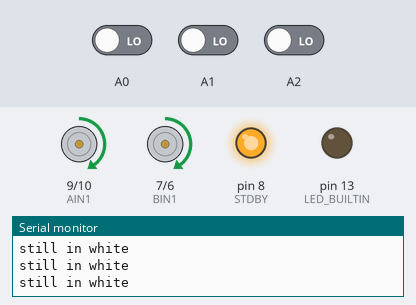
Recording of a sketch running on a simulated Arduino Pro Mini, built with avr-gcc and run on an emulated ATmega328P. Shown: motor-driver pin pairs drawn as motors (green arrow = first pin HIGH = forward, orange = second pin HIGH = backward, longer = more drive, scaled by the enable pin), output pins drawn as LEDs (lit = HIGH), the last lines printed to the serial monitor. Inputs (shaded band) come from the test bench; at power-on: A0 LOW, A2 LOW, A1 LOW.

Above: at 6.2 s.
6.3 s: A0 driven HIGH
At 7.0 s:
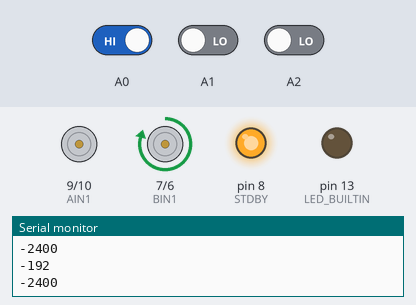
7.8 s: A2 driven HIGH
At 9.0 s:
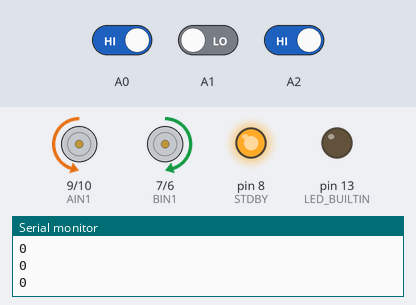
9.3 s: A0 driven LOW
At 10.5 s:
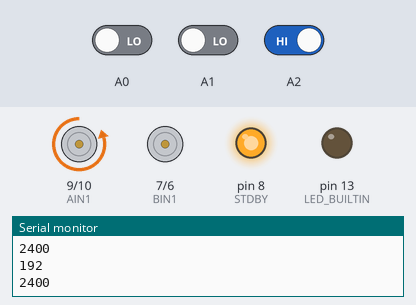
10.8 s: A2 driven LOW
At 11.9 s:
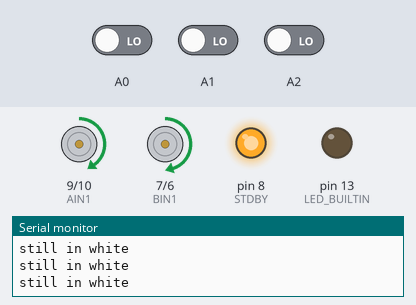
13.8 s: A1 driven HIGH
At 14.2 s:
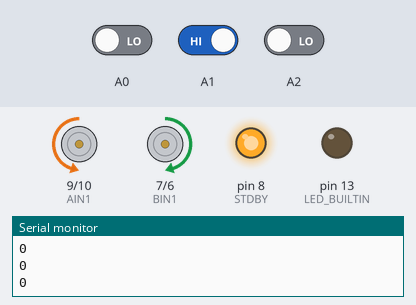
15.3 s: A1 driven LOW
At 16.4 s:
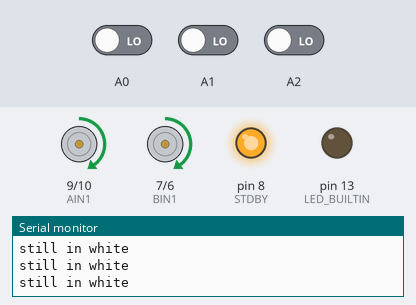
Timing chart, 0 to 18.3 s (numbered marks = the images above; inputs shaded):
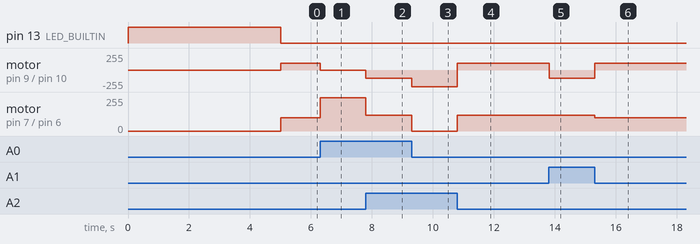

The sketch:

pid_lf_example_ino.ino
```cpp
/*
 * File name: PID_LF_example
 *
 * Hardware requirements: an Arduino Pro Mini
 *                        a QTR-8RC Reflectance Sensor Array
 *                        a DRV8835 Dual Motor Driver Carrier
 *
 * Description: The basic PID control system implemented with
 *              the line follower with the specified hardware.
 *              The robot can follow a black line on a white surface
 *              (or vice versa).
 * Related Document: See the written documentation or the LF video from
 *                   Bot Reboot.
 *
 * Author: Bot Reboot
 */

#include <QTRSensors.h> //Make sure to install the library

/*************************************************************************
* Sensor Array object initialisation
*************************************************************************/
QTRSensors qtr;
const uint8_t SensorCount = 3;
uint16_t sensorValues[SensorCount];

/*************************************************************************
* PID control system variables
*************************************************************************/
float Kp = 0.08; //related to the proportional control term; //0.08 works until u-turn
              //change the value by trial-and-error (ex: 0.07).
float Ki = 0; //related to the integral control term;
              //change the value by trial-and-error (ex: 0.0008).
float Kd = 0; //related to the derivative control term;
              //change the value by trial-and-error (ex: 0.6).
int P;
int I;
int D;

/*************************************************************************
* Global variables
*************************************************************************/
int lastError;
boolean onoff = false;
int motorspeeda;
int motorspeedb;

unsigned long timer;
int time_uturn = 33000; //millisec
int time_breaks = 35000;
int have_run = 0;

/*************************************************************************
* Motor speed variables (choose between 0 - no speed, and 255 - maximum speed)
*************************************************************************/
const uint8_t maxspeeda = 250;
const uint8_t maxspeedb = 250;
uint8_t basespeeda = 120;
uint8_t basespeedb = 120;

/*************************************************************************
* MOTOR pins declaration
*************************************************************************/
const int PWMA=11; // Pololu drive A
const int AIN2=10;
const int AIN1 =9;
const int STDBY=8;
const int BIN1 =7; // Pololu drive B
const int BIN2 =6;
const int PWMB =5;


boolean Ok = false;
/*************************************************************************
* Function Name: setup
**************************************************************************
* Summary:
* This is the setup function for the Arduino board. It first sets up the
* pins for the sensor array and the motor driver. Then the user needs to
* slide the sensors across the line for 10 seconds as they need to be
* calibrated.
*
* Parameters:
*  none
*
* Returns:
*  none
*************************************************************************/
void setup() {
  qtr.setTypeRC();
  qtr.setSensorPins((const uint8_t[]){A0, A1, A2}, SensorCount);

  pinMode(PWMA , OUTPUT);
  pinMode(AIN1 , OUTPUT);
  pinMode(AIN2 , OUTPUT);
  pinMode(BIN1 , OUTPUT);
  pinMode(BIN2 , OUTPUT);
  pinMode(PWMB , OUTPUT);
  pinMode(STDBY , OUTPUT);
  digitalWrite(STDBY , HIGH);


  pinMode(LED_BUILTIN, OUTPUT);

  while (Ok == false) { // the main function won't start until the robot is calibrated
      calibration(); //calibrate the robot for 10 seconds
      Ok = true;
      }
  drive(0, 0); //stop the motors

  Serial.begin(9600);

  timer = millis();

}

/*************************************************************************
* Function Name: calibration
**************************************************************************
* Summary:
* This is the calibration function for the QTR-8RC Reflectance Sensor Array.
* The function calls the method 'qtr.calibrate()' offered by the imported
* library. For approx. 10 seconds, each of the 8 sensors will calibrate with
* readings from the track.
*
* Parameters:
*  none
*
* Returns:
*  none
*************************************************************************/
void calibration() {
  digitalWrite(LED_BUILTIN, HIGH);
  for (uint16_t i = 0; i < 200; i++)
  {
    qtr.calibrate();
  }
  digitalWrite(LED_BUILTIN, LOW);
}

/*************************************************************************
* Function Name: PID_control
**************************************************************************
* Summary:
* This is the function of the PID control system. The distinguishing
* feature of the PID controller is the ability to use the three control
* terms of proportional, integral and derivative influence on the controller
* output to apply accurate and optimal control. This correction is applied to
* the speed of the motors, which should be in range of the interval [0, max_speed],
* max_speed <= 255.
*
* Parameters:
* none
*
* Returns:
*  none
*************************************************************************/
void PID_control(int position_calc) {
//  uint16_t position = qtr.readLineBlack(sensorValues); //read the current position
//  int error = 1000 - position; //3500 is the ideal position (the centre)

  int error = position_calc;

  P = error;
  I = I + error;
  D = error - lastError;
  lastError = error;
  int motorspeed = P*Kp + I*Ki + D*Kd; //calculate the correction
                                       //needed to be applied to the speed
  Serial.println(motorspeed);
  int motorspeeda = basespeeda - motorspeed;
  int motorspeedb = basespeedb + motorspeed;

  if (motorspeeda > maxspeeda) {
    motorspeeda = maxspeeda;
  }
  if (motorspeedb > maxspeedb) {
    motorspeedb = maxspeedb;
  }
  if (motorspeeda < 0) {
    motorspeeda = 0;
  }
  if (motorspeedb < 0) {
    motorspeedb = 0;
  }
  drive(motorspeeda, motorspeedb);
}

/*************************************************************************
* Function Name: loop
**************************************************************************
* Summary:
* This is the main function of this application. When the start button is
* pressed, the robot will toggle between following the track and stopping.
* When following the track, the function calls the PID control method.
*
* Parameters:
*  none
*
* Returns:
*  none
*************************************************************************/
void loop() {

  int sensorL = sensorValues[2];
  int sensorM = sensorValues[1];
  int sensorR = sensorValues[0];

//  Serial.print(sensorL);
//  Serial.print(",");
//
//  Serial.print(sensorM);
//  Serial.print(",");
//
//  Serial.println(sensorR);


  int position_calc = sensorL - sensorR;
  int last_pos_calc = 0;

  if (Ok == true) {
    if (sensorL < 700 && sensorR <=700 && sensorM < 700 && timer < time_breaks) { //all white condition for u turn
      drive(100,-100);
      basespeeda = 90;
      basespeedb = 90;
      have_run = 1;
      Serial.println("still in white");
    }
    else if (sensorL < 700 && sensorR <=700 && sensorM < 700) {
      basespeeda = 90;
      basespeedb = 90;
      boolean left_turned = false;
      boolean right_turned = false;
      drive(-100, 100);
      delay(3500);
      left_turned = true;
      drive(100, -100);
      delay(7000);
      right_turned = true;
      if (left_turned && right_turned) {
        drive(100,100);
        delay(5000\
        );
      }
    }
    else{
      PID_control(position_calc);
      last_pos_calc = position_calc;
      Serial.println(last_pos_calc);
      basespeeda = 120;
      basespeedb = 120;
    }

  }
  else {
    drive(0,0); //stop the motors
  }
  qtr.read(sensorValues);

  // print the sensor values as numbers from 0 to 1023, where 0 means maximum
  // reflectance and 1023 means minimum reflectance
//  for (uint8_t i = 0; i < SensorCount; i++)
//  {
//    Serial.print(sensorValues[i]);
//    Serial.print('\t');
//  }
//  Serial.println();


}

/*************************************************************************
* Function Name: forward_brake
**************************************************************************
* Summary:
* This is the control interface function of the motor driver. As shown in
* the Pololu's documentation of the DRV8835 motor driver, when the MODE is
* equal to 1 (the pin is set to output HIGH), the robot will go forward at
* the given speed specified by the parameters. The phase pins control the
* direction of the spin, and the enbl pins control the speed of the motor.
*
* A warning though, depending on the wiring, you might need to change the
* aphase and bphase from LOW to HIGH, in order for the robot to spin forward.
*
* Parameters:
*  int posa: int value from 0 to 255; controls the speed of the motor A.
*  int posb: int value from 0 to 255; controls the speed of the motor B.
*
* Returns:
*  none
*************************************************************************/

void motorWrite(int spd, int pin_IN1 , int pin_IN2 , int pin_PWM)
{
  if (spd < 0)
  {
    digitalWrite(pin_IN1 , HIGH); // go one way
    digitalWrite(pin_IN2 , LOW);
  }
  else
  {
    digitalWrite(pin_IN1 , LOW); // go the other way
    digitalWrite(pin_IN2 , HIGH);
  }
  analogWrite(pin_PWM , abs(spd));
}
// your drive() function goes here!
void drive(int speedL, int speedR)
{
  motorWrite(speedR, AIN1, AIN2, PWMA);
  motorWrite(-speedL, BIN1, BIN2, PWMB);
}
```

Measured:
- after the input at 6.3 s, motor on pin 9 (AIN1) / pin 10 (AIN2): forward 100/255 → stopped at once; motor on pin 7 (BIN1) / pin 6 (BIN2): forward 100/255 → forward 250/255 at once
- after the input at 7.8 s, motor on pin 9 (AIN1) / pin 10 (AIN2): stopped → backward 120/255 at once; motor on pin 7 (BIN1) / pin 6 (BIN2): forward 250/255 → forward 120/255 at once
- after the input at 9.3 s, motor on pin 9 (AIN1) / pin 10 (AIN2): backward 120/255 → backward 250/255 at once; motor on pin 7 (BIN1) / pin 6 (BIN2): forward 120/255 → stopped at once
- after the input at 10.8 s, motor on pin 9 (AIN1) / pin 10 (AIN2): backward 250/255 → forward 100/255 at once; motor on pin 7 (BIN1) / pin 6 (BIN2): stopped → forward 120/255 at once
- after the input at 13.8 s, motor on pin 9 (AIN1) / pin 10 (AIN2): forward 100/255 → backward 120/255 at once
- after the input at 15.3 s, motor on pin 9 (AIN1) / pin 10 (AIN2): backward 120/255 → forward 100/255 at once; motor on pin 7 (BIN1) / pin 6 (BIN2): forward 120/255 → forward 100/255 at once
